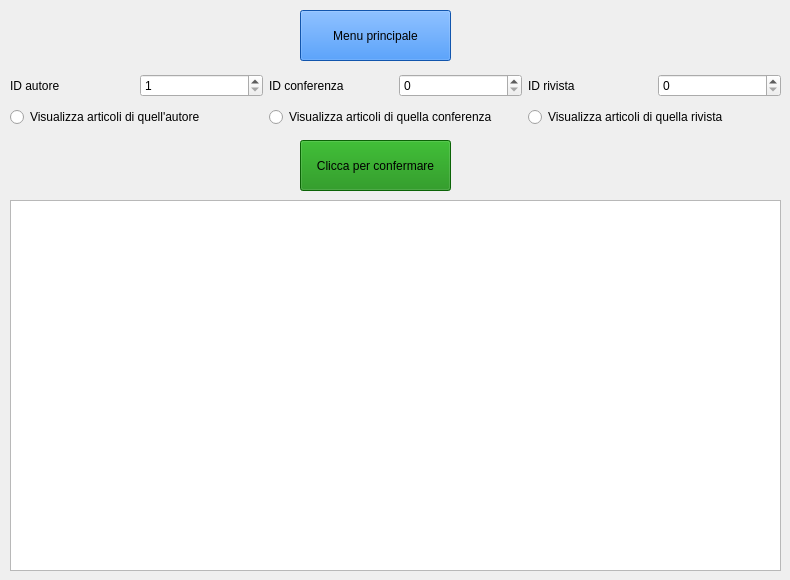
    <widget class="QWidget" name="PAG_SEZIONE_B">
     <widget class="QPushButton" name="sezioneB_to_menu">
      <property name="geometry">
       <rect>
        <x>300</x>
        <y>10</y>
        <width>151</width>
        <height>51</height>
       </rect>
      </property>
      <property name="styleSheet">
       <string notr="true">background-color: rgb(24,119,242);</string>
      </property>
      <property name="text">
       <string>Menu principale</string>
      </property>
     </widget>
     <widget class="QPushButton" name="SEZIONEB_PULSANTE_VISUALIZZA">
      <property name="geometry">
       <rect>
        <x>300</x>
        <y>140</y>
        <width>151</width>
        <height>51</height>
       </rect>
      </property>
      <property name="styleSheet">
       <string notr="true">background-color: rgb(15,138,8); </string>
      </property>
      <property name="text">
       <string>Clicca per confermare</string>
      </property>
     </widget>
     <widget class="QListWidget" name="SEZIONE_B_visualizzazione_articoli">
      <property name="geometry">
       <rect>
        <x>10</x>
        <y>200</y>
        <width>771</width>
        <height>371</height>
       </rect>
      </property>
     </widget>
     <widget class="QWidget" name="layoutWidget">
      <property name="geometry">
       <rect>
        <x>10</x>
        <y>70</y>
        <width>771</width>
        <height>61</height>
       </rect>
      </property>
      <layout class="QGridLayout" name="gridLayout_11">
       <item row="1" column="0">
        <widget class="QRadioButton" name="SezioneB_scelta_visualizza_articoli_per_autore">
         <property name="text">
          <string>Visualizza articoli di quell'autore</string>
         </property>
        </widget>
       </item>
       <item row="1" column="1">
        <widget class="QRadioButton" name="SEZIONE_B_pulsante_visualizz_articoli_di_conferenza">
         <property name="text">
          <string>Visualizza articoli di quella conferenza</string>
         </property>
        </widget>
       </item>
       <item row="1" column="2">
        <widget class="QRadioButton" name="SEZIONE_B_pulsante_visualizz_articoli_di_rivista">
         <property name="text">
          <string>Visualizza articoli di quella rivista</string>
         </property>
        </widget>
       </item>
       <item row="0" column="0">
        <layout class="QGridLayout" name="gridLayout_9">
         <item row="0" column="0">
          <widget class="QLabel" name="label_9">
           <property name="text">
            <string>ID autore</string>
           </property>
          </widget>
         </item>
         <item row="0" column="1">
          <widget class="QSpinBox" name="sezioneB_id_autore">
           <property name="minimum">
            <number>1</number>
           </property>
           <property name="maximum">
            <number>999999999</number>
           </property>
          </widget>
         </item>
        </layout>
       </item>
       <item row="0" column="1">
        <layout class="QGridLayout" name="gridLayout_8">
         <item row="0" column="0">
          <widget class="QLabel" name="label_10">
           <property name="text">
            <string>ID conferenza</string>
           </property>
          </widget>
         </item>
         <item row="0" column="1">
          <widget class="QSpinBox" name="SEZIONE_B_ID_CONFERENZA"/>
         </item>
        </layout>
       </item>
       <item row="0" column="2">
        <layout class="QGridLayout" name="gridLayout_10">
         <item row="0" column="0">
          <widget class="QLabel" name="label_11">
           <property name="text">
            <string>ID rivista</string>
           </property>
          </widget>
         </item>
         <item row="0" column="1">
          <widget class="QSpinBox" name="SEZIONE_B_ID_RIVISTA"/>
         </item>
        </layout>
       </item>
      </layout>
     </widget>
    </widget>
